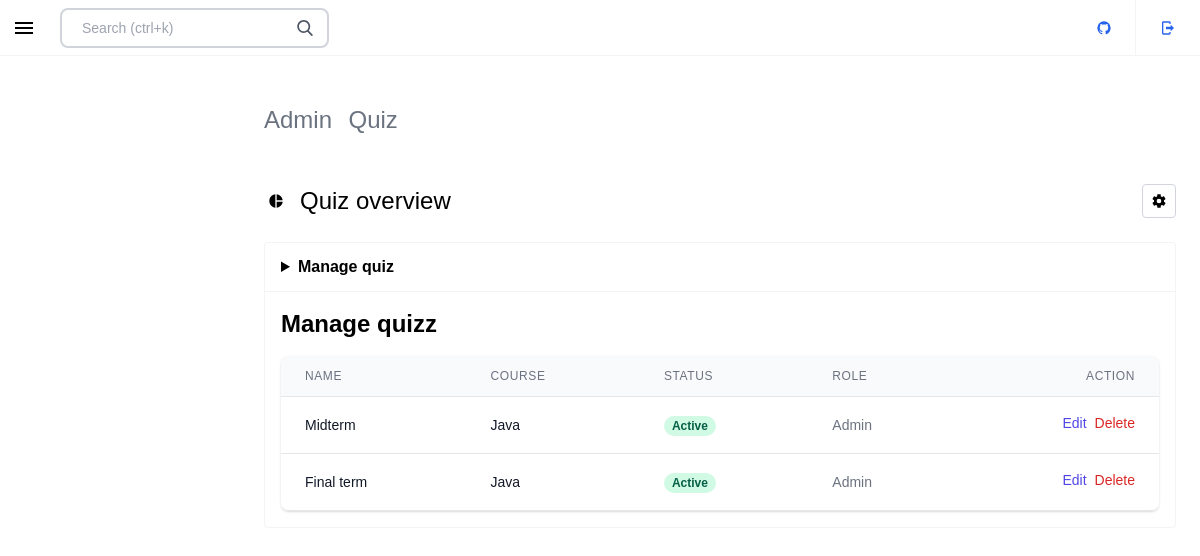
Page /admin/index.php?quiz (signed in) on the committed database.
### tables this page shows
CREATE TABLE `course_quizz` (
  `id` int(11) NOT NULL AUTO_INCREMENT,
  `quiz_name` varchar(255) DEFAULT NULL,
  `course_id` int(11) DEFAULT NULL,
  PRIMARY KEY (`id`),
  KEY `quizz_course_fk` (`course_id`),
  CONSTRAINT `quizz_course_fk` FOREIGN KEY (`course_id`) REFERENCES `courses` (`id`)
);

CREATE TABLE `courses` (
  `id` int(11) NOT NULL AUTO_INCREMENT,
  `course_name` varchar(255) DEFAULT NULL,
  `course_description` varchar(255) DEFAULT NULL,
  `course_image` varchar(255) DEFAULT NULL,
  `user_id` int(11) DEFAULT NULL,
  `language_id` int(11) DEFAULT NULL,
  PRIMARY KEY (`id`),
  KEY `course_user_id_fk` (`user_id`),
  KEY `course_language_fk` (`language_id`),
  CONSTRAINT `course_language_fk` FOREIGN KEY (`language_id`) REFERENCES `languages` (`lang_id`) ON DELETE SET NULL,
  CONSTRAINT `course_user_id_fk` FOREIGN KEY (`user_id`) REFERENCES `users` (`id`)
);

### admin/inc/function.php (called while the page is built, shortened)
<?php
function display_quizz()
{
    include("inc/connect.php");
    $list = [];
    $query = $con->prepare("select q.*, c.course_name from course_quizz q inner join courses c on q.course_id=c.id");
    $query->setFetchMode(PDO::FETCH_ASSOC);
    $query->execute();
    while ($row = $query->fetch()) {
        $list[] = $row;
    }
    return $list;
}

### admin/inc/quiz/quiz.php (the view, shortened to what this page needs)
<?php
$quizz = display_quizz(); ?>
<section class="p-6">
    <div class="justify-between items-center block md:flex">
        <div class="flex shrink-0 grow-0 items-center justify-center mb-6 md:mb-0">
            <ul>
                <li class="title-stack-item inline-block pr-3 text-2xl text-gray-500 dark:text-gray-400 last:pr-0 last:font-black last:text-black dark:text-gray-100" data-v-fecf18ac="">Admin</li>
                <li class="title-stack-item inline-block pr-3 text-2xl text-gray-500 dark:text-gray-400 last:pr-0 last:font-black last:text-black dark:text-gray-100" data-v-fecf18ac="">Quiz</li>
            </ul>
        </div>
    </div>
</section>
<section class="px-0 md:px-6 py-6">
    <section class="px-6 sm:px-0 mb-6 flex items-center justify-between">
        <div class="flex items-center justify-start"><span class="inline-flex justify-center items-center w-6 h-6 mr-3"><svg viewBox="0 0 24 24" width="16" height="16" class="inline-block">
                    <path fill="currentColor" d="M11,2V22C5.9,21.5 2,17.2 2,12C2,6.8 5.9,2.5 11,2M13,2V11H22C21.5,6.2 17.8,2.5 13,2M13,13V22C17.7,21.5 21.5,17.8 22,13H13Z" style="--darkreader-inline-fill:currentColor;" data-darkreader-inline-fill=""></path>
                </svg></span>
            <h1 class="text-2xl">Quiz overview</h1>
        </div><button class="inline-flex cursor-pointer justify-center items-center whitespace-nowrap focus:outline-none transition-colors focus:ring duration-150 border rounded ring-blue-700 p-1 bg-white text-black border-gray-300 hover:bg-gray-50" type="button"><span class="inline-flex justify-center items-center w-6 h-6"></span>
        </button>
    </section>
    <div class="md:rounded border-gray-100 dark:bg-gray-900/70 bg-white border dark:border-gray-800 mb-6">
        <header class="border-gray-100 flex items-stretch border-b dark:border-gray-800">
            <div class="flex items-center py-3 flex-grow font-bold px-4">
                <details class="w-full">
                    <summary>Manage quiz</summary>
                </details>
            </div>
        </header>
        <div class="flex flex-col flex-grow mt-4">
            <div class="flex items-center justify-between px-4">
                <p class="text-2xl font-bold">Manage quizz</p>
            </div>
            <div class="my-2">
                <div class="py-2 align-middle px-4">
                    <div class="shadow overflow-hidden border-b border-gray-200 sm:rounded-lg">
                        <table class="divide-y divide-gray-200 min-w-full">
                            <thead class="bg-gray-50">
                                <tr>
                                    <th scope="col" class="px-6 py-3 text-left text-xs font-medium text-gray-500 uppercase tracking-wider">Name</th>
                                    <th scope="col" class="px-6 py-3 text-left text-xs font-medium text-gray-500 uppercase tracking-wider">Course</th>
                                    <th scope="col" class="px-6 py-3 text-left text-xs font-medium text-gray-500 uppercase tracking-wider">Status</th>
                                    <th scope="col" class="px-6 py-3 text-left text-xs font-medium text-gray-500 uppercase tracking-wider">Role</th>
                                    <th scope="col" class="px-6 py-3 text-left text-xs font-medium text-gray-500 uppercase tracking-wider text-right">Action</th>
                                </tr>
                            </thead>
                            <tbody class="bg-white divide-y divide-gray-200">
                                <?php
                                foreach ($quizz as $quiz) {
                                ?>
                                    <tr>
                                        <td class="px-6 py-4 whitespace-nowrap">
                                            <div class="flex items-center">
                                                <div class="text-sm font-medium text-gray-900"> <?php echo $quiz['quiz_name'] ?> </div>
                                            </div>
                                        </td>
                                        <td class="px-6 py-4 whitespace-nowrap">
                                            <div class="flex items-center">
                                                <div class="text-sm font-medium text-gray-900"> <?php echo $quiz['course_name'] ?> </div>
                                            </div>
                                        </td>
                                        <td class="px-6 py-4 whitespace-nowrap">
                                            <span class="px-2 inline-flex text-xs leading-5 font-semibold rounded-full bg-green-100 text-green-800"> Active </span>
                                        </td>
                                        <td class="px-6 py-4 whitespace-nowrap text-sm text-gray-500">Admin</td>
                                        <td class="px-6 py-4 whitespace-nowrap text-right text-sm font-medium flex justify-end">
                                            <a href="index.php?edit_quiz=<?php echo $quiz['id'] ?>" class="text-indigo-600 hover:text-indigo-900">Edit</a>
                                            <form action="inc/controller/course_quiz_controller.php" method="POST">
                                                <button name="del_quiz" class="text-red-600 hover:text-red-900 ml-2">Delete</button>
                                            </form>
                                        </td>
                                    </tr>
                                <?php }
                                ?>
                            </tbody>
                        </table>
                    </div>
                </div>
            </div>
        </div>
    </div>
</section>

### admin/css/style.css (style rules this page uses)
* { margin: 0; padding: 0; font-family: 'Lucida Sans', 'Lucida Sans Regular', 'Lucida Grande', 'Lucida Sans Unicode', Geneva, Verdana, sans-serif; }
.text-right { text-align: right; }
summary { cursor: pointer; }

### rows in the picture
course_quizz: quiz_name "Midterm", course.course_name "Java"
course_quizz: quiz_name "Final term", course.course_name "Java"
